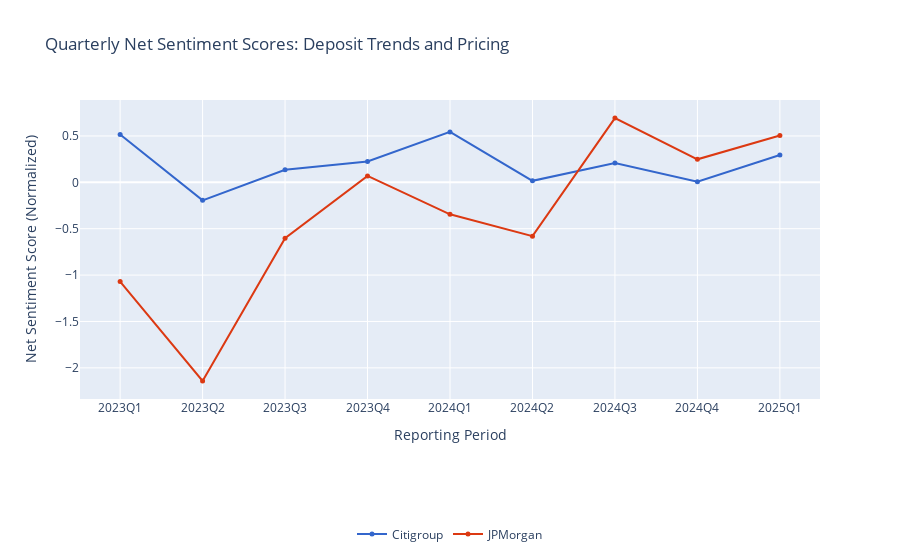

Notebook code for this chart:
### Code cell
# Generate a multiline chart for the net sentiment scores
subtopic = "Deposit Trends and Pricing"
cols_to_plot = [col for col in subtopic_cols if subtopic in col]
legend_labels = [col.split(",")[-1].strip() for col in cols_to_plot]

fig_topics_relevance_sentiment_quarter = generate_multiline_chart(
	df=df_topics_relevance_sentiment_quarter_plotting,
	x_data_col='reporting_period',
	y_data_cols=cols_to_plot,
	x_title='Reporting Period',
	y_title='Net Sentiment Score (Normalized)',
	plot_title=f"Quarterly Net Sentiment Scores: {subtopic}",
	marker_size=5,
	line_legend_labels=legend_labels,
)

fig_topics_relevance_sentiment_quarter.show()

### Figure 1 — Plotly figure (JSON) as saved in the notebook; plotly's stock layout.template omitted (floating-point values rounded to 4 significant figures)
{"data": [{"line": {"color": "#3366CC"}, "marker": {"color": "#3366CC", "size": 5}, "mode": "lines+markers", "name": "Citigroup", "showlegend": true, "type": "scatter", "x": ["2023Q1", "2023Q2", "2023Q3", "2023Q4", "2024Q1", "2024Q2", "2024Q3", "2024Q4", "2025Q1"], "y": [0.5154, -0.1944, 0.1356, 0.2246, 0.5435, 0.01587, 0.207, 0.006182, 0.2939], "yaxis": "y"}, {"line": {"color": "#DC3912"}, "marker": {"color": "#DC3912", "size": 5}, "mode": "lines+markers", "name": "JPMorgan", "showlegend": true, "type": "scatter", "x": ["2023Q1", "2023Q2", "2023Q3", "2023Q4", "2024Q1", "2024Q2", "2024Q3", "2024Q4", "2025Q1"], "y": [-1.069, -2.141, -0.6025, 0.06896, -0.3451, -0.5803, 0.6926, 0.248, 0.5041], "yaxis": "y"}], "layout": {"legend": {"orientation": "h", "x": 0.5, "xanchor": "center", "y": -0.5, "yanchor": "bottom"}, "title": {"text": "Quarterly Net Sentiment Scores: Deposit Trends and Pricing"}, "xaxis": {"title": {"text": "Reporting Period"}}, "yaxis": {"title": {"text": "Net Sentiment Score (Normalized)"}}}}
